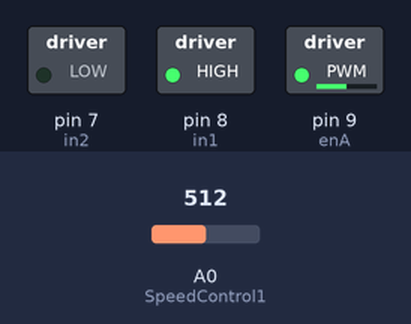
Bench run of a sketch on a simulated Arduino Uno, built with avr-gcc and run on an emulated ATmega328P. On the bench: switched loads named in the sketch (green lamp = pin HIGH). The inputs (shaded band) are chosen by the test bench; at power-on: A0 (SpeedControl1) = 512.

Above: at 1.2 s.
1.3 s: A0 (SpeedControl1) set to 716
At 1.6 s:
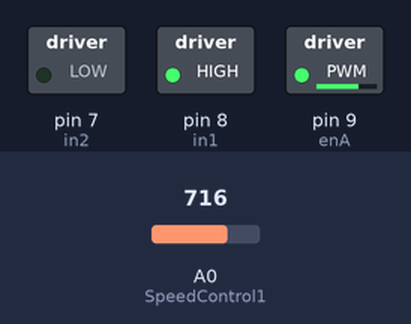
2.8 s: A0 (SpeedControl1) set to 900
At 4.0 s:
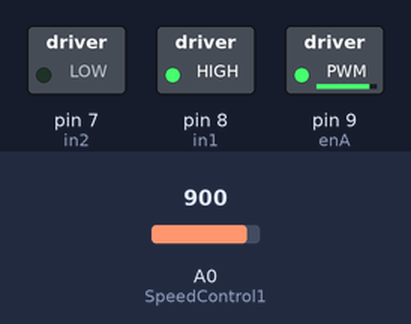
4.3 s: A0 (SpeedControl1) set to 122
At 5.1 s:
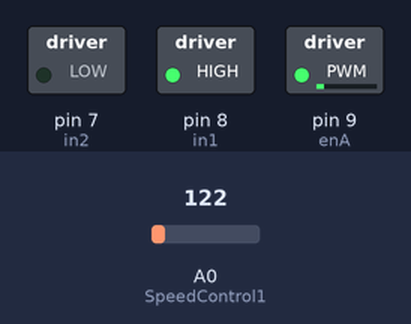
5.8 s: A0 (SpeedControl1) set to 0
At 6.3 s:
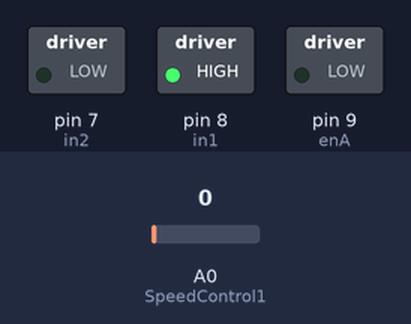
7.3 s: A0 (SpeedControl1) set to 511
At 8.6 s:
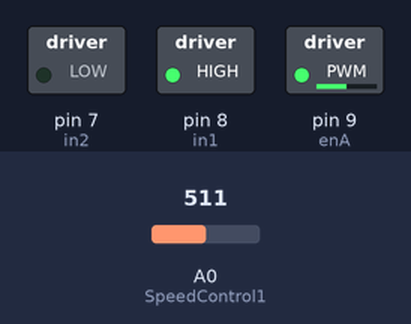
Timing chart, 0 to 9.8 s (numbered marks = the images above; inputs shaded):
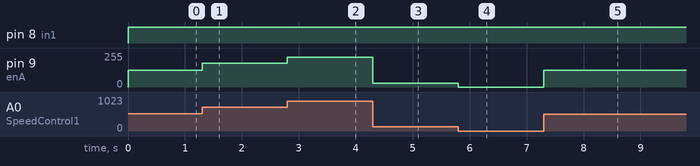

The sketch:

DCmotorWithpotentiometer.ino
```cpp
// Motor A
int enA = 9;
int in1=8;
int in2=7;
int SpeedControl1 = A0;
int MotorSpeed1 = 0;


void setup() {
  // put your setup code here, to run once:
pinMode(enA,OUTPUT);
pinMode(in1,OUTPUT);
pinMode(in2,OUTPUT);
}


void loop() {
  // put your main code here, to run repeatedly:
digitalWrite(in1,HIGH);
  digitalWrite(in2,LOW);
  MotorSpeed1 = analogRead(SpeedControl1);
  MotorSpeed1 = map(MotorSpeed1,0,1023,0,255);
  if(MotorSpeed1<8)MotorSpeed1 = 0;
  analogWrite(enA, MotorSpeed1);
}
```

Measured:
- after the input at 1.3 s, pin 9 (enA): 127/255 → 178/255 at once
- after the input at 2.8 s, pin 9 (enA): 178/255 → 224/255 at once
- after the input at 4.3 s, pin 9 (enA): 224/255 → 30/255 at once
- after the input at 5.8 s, pin 9 (enA): 30/255 → 0/255 at once
- after the input at 7.3 s, pin 9 (enA): 0/255 → 127/255 at once
